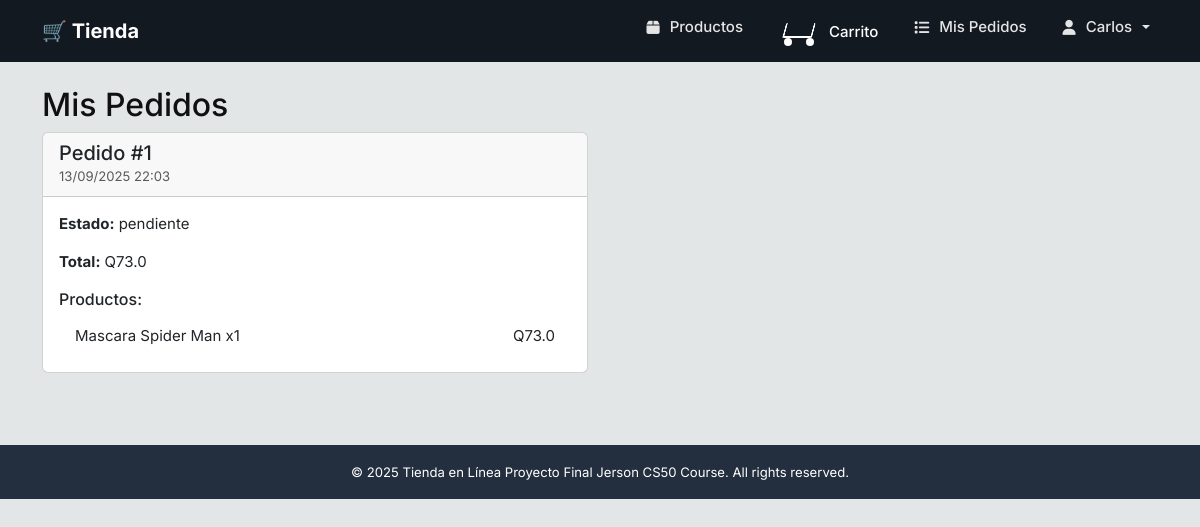
Before: /pedidos (signed in) with the older database file.
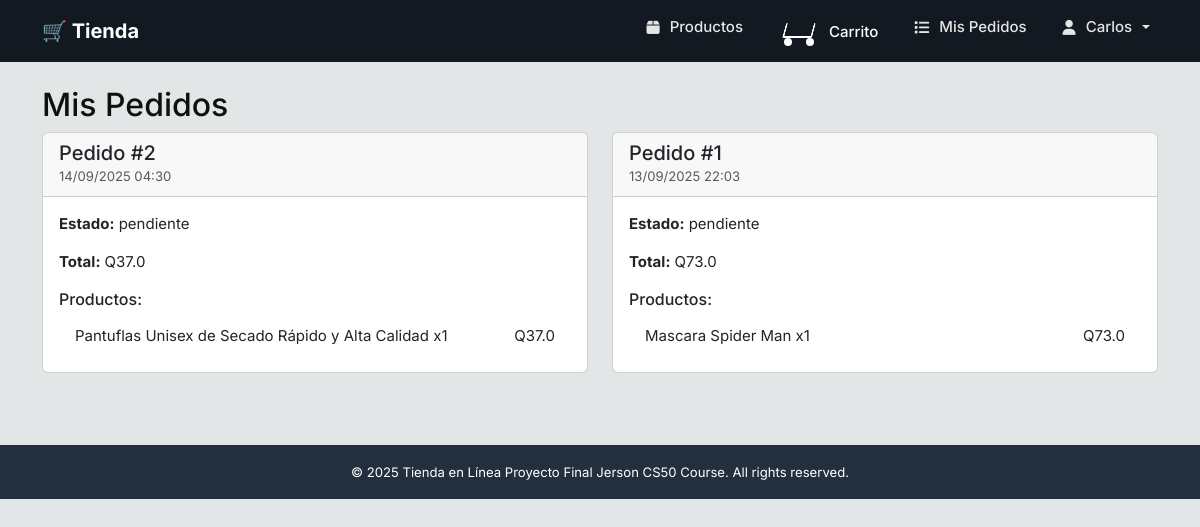
After: the same page with the newer database file.
### models/models.py (models this page shows)
class Usuario(db.Model, UserMixin):  # 👈 hereda de UserMixin
    id = db.Column(db.Integer, primary_key=True)
    nombre = db.Column(db.String(100), nullable=False)
    email = db.Column(db.String(100), unique=True, nullable=False)
    password = db.Column(db.String(200), nullable=False)  # idealmente debería ser hash
    rol = db.Column(db.String(10), default='cliente')  # cliente | admin

class Pedido(db.Model):
    id = db.Column(db.Integer, primary_key=True)
    usuario_id = db.Column(db.Integer, db.ForeignKey('usuario.id'), nullable=True)
    email_cliente = db.Column(db.String(120))  # para invitados
    fecha = db.Column(db.DateTime, server_default=db.func.now())
    estado = db.Column(db.String(20), default='pendiente')  # pendiente | entregado
    total = db.Column(db.Float, nullable=False)
    items = db.relationship('OrderItem', backref='pedido', lazy=True)

class OrderItem(db.Model):
    id = db.Column(db.Integer, primary_key=True)
    pedido_id = db.Column(db.Integer, db.ForeignKey('pedido.id'), nullable=False)
    producto_id = db.Column(db.Integer, db.ForeignKey('producto.id'), nullable=False)
    cantidad = db.Column(db.Integer, nullable=False)
    precio_unitario = db.Column(db.Float, nullable=False)
    producto = db.relationship('Producto')

class Producto(db.Model):
    id = db.Column(db.Integer, primary_key=True)
    nombre = db.Column(db.String(100), nullable=False)
    descripcion = db.Column(db.Text)
    precio = db.Column(db.Float, nullable=False)
    imagen_url = db.Column(db.String(200))
    categoria_id = db.Column(db.Integer, db.ForeignKey('categoria.id'))
    stock = db.Column(db.Integer, nullable=False, default=0)

### routes/carrito.py (the view)
@carrito_bp.route('/pedidos')
@login_required
def ver_pedidos():
    pedidos = Pedido.query.filter_by(usuario_id=current_user.id).order_by(Pedido.fecha.desc()).all()
    return render_template('pedidos.html', pedidos=pedidos)

### templates/pedidos.html (shortened to what this page needs)
{% extends "base.html" %}
{% block content %}
<h2>Mis Pedidos</h2>
{% if pedidos %}
  <div class="row">
    {% for pedido in pedidos %}
      <div class="col-md-6 mb-4">
        <div class="card">
          <div class="card-header">
            <h5 class="card-title mb-0">Pedido #{{ pedido.id }}</h5>
            <small class="text-muted">{{ pedido.fecha.strftime('%d/%m/%Y %H:%M') }}</small>
          </div>
          <div class="card-body">
            <p><strong>Estado:</strong> {{ pedido.estado }}</p>
            <p><strong>Total:</strong> Q{{ pedido.total }}</p>
            <h6>Productos:</h6>
            <ul class="list-group list-group-flush">
              {% for item in pedido.items %}
                <li class="list-group-item d-flex justify-content-between">
                  <div>{{ item.producto.nombre }} x{{ item.cantidad }}</div>
                  <div>Q{{ item.precio_unitario * item.cantidad }}</div>
                </li>
              {% endfor %}
            </ul>
          </div>
        </div>
      </div>
    {% endfor %}
  </div>
{% else %}
  <p class="text-center">Aún no has realizado ningún pedido.</p>
  <a href="{{ url_for('productos.listar_productos') }}" class="btn btn-primary">Ver Productos</a>
{% endif %}
{% endblock %}

### templates/base.html (shortened to what this page needs)
<!doctype html>
<html lang="es">
<head>
  <link href="https://cdn.jsdelivr.net/npm/bootstrap@5.3.3/dist/css/bootstrap.min.css" rel="stylesheet">
  <link rel="stylesheet" href="https://cdnjs.cloudflare.com/ajax/libs/font-awesome/6.4.0/css/all.min.css">
  <link rel="stylesheet" href="{{ url_for('static', filename='css/style.css') }}">
</head>
<body>
<nav class="navbar navbar-expand-lg navbar-dark bg-dark">
  <div class="container">
    <a class="navbar-brand" href="{{ url_for('home') }}">🛒 Tienda</a>
    <div class="collapse navbar-collapse" id="navbarNav">
       <ul class="navbar-nav ms-auto">
         <li class="nav-item"><a class="nav-link" href="{{ url_for('productos.listar_productos') }}"><i class="fas fa-box me-1"></i>Productos</a></li>
         <li class="nav-item">
           {% set total_items = session.carrito | sum(attribute='cantidad') if session.get('carrito') else 0 %}
           <a class="nav-link nav-cart d-flex align-items-center" href="{{ url_for('carrito.ver_carrito') }}">
             <div class="cart-icon me-1">
               <span class="rueda left"></span>
               <span class="rueda right"></span>
             </div>
             <span class="cart-label">Carrito</span>
           </a>
         </li>
         {% if current_user is defined and current_user.is_authenticated %}
           <li class="nav-item"><a class="nav-link" href="{{ url_for('carrito.ver_pedidos') }}"><i class="fas fa-list me-1"></i>Mis Pedidos</a></li>
           <li class="nav-item dropdown">
             <a class="nav-link dropdown-toggle" href="#" id="userDropdown" role="button" data-bs-toggle="dropdown" aria-expanded="false">
               <i class="fas fa-user me-1"></i>{{ current_user.nombre }}
             </a>
           </li>
         {% else %}
           <li class="nav-item"><a class="nav-link" href="{{ url_for('auth.login') }}"><i class="fas fa-sign-in-alt me-1"></i>Iniciar sesión</a></li>
           <li class="nav-item"><a class="nav-link" href="{{ url_for('auth.registro') }}"><i class="fas fa-user-plus me-1"></i>Registrarse</a></li>
         {% endif %}
       </ul>
     </div>
  </div>
</nav>
<div class="container mt-4">
  {% block content %}{% endblock %}
</div>
<footer class="bg-dark text-white text-center py-3 mt-5">
  <small>&copy; 2025 Tienda en Línea Proyecto Final Jerson CS50 Course. All rights reserved.
  </small>
</footer>
</body>
</html>

### static/css/style.css (style rules this page uses)
:root { --bg-page: #e3e6e6; --card: #ffffff; --text: #0f1111; --muted: #565959; --accent: #ff9900; --accent-dark: #cc7a00; --primary: #0d6efd; }
html, body { height: 100%; }
body { background: var(--bg-page); color: var(--text); -webkit-font-smoothing: antialiased; -moz-osx-font-smoothing: grayscale; }
.navbar-dark.bg-dark { background: #131921 !important; }
.navbar-brand { font-weight: 700; }
.container .card, .product-card { background: var(--card); }
footer.bg-dark { background: #232f3e !important; }
.nav-cart { color: #fff !important; }
.nav-cart .cart-label { color: #fff; line-height: 1; }
.cart-icon { position: relative; width: 40px; height: 30px; }
.cart-icon::before { content: ""; position: absolute; width: 30px; height: 15px; border: 2px solid #ffffff; border-top: none; transform: skew(-15deg); bottom: 8px; left: 5px; border-radius: 2px; }
.rueda { position: absolute; bottom: 0; width: 8px; height: 8px; background: #ffffff; border-radius: 50%; }
.rueda.left { left: 5px; }
.rueda.right { right: 5px; }
body { font-family: 'Inter', system-ui, -apple-system, "Segoe UI", Roboto, Helvetica, Arial, "Apple Color Emoji","Segoe UI Emoji"; font-size: 15px; }
.navbar-nav { gap: 18px; }
.navbar-nav .nav-link { color: #e5e5e5 !important; padding: 8px 10px; display: flex; align-items: center; gap: 6px; font-weight: 500; }
.navbar-nav { gap: 20px; }
.navbar-nav .nav-link { display: inline-flex; align-items: center; gap: 6px; }

Changed rows visible on the page:
added Pedido: id "2", fecha "14/09/2025 04:30", estado "pendiente", total "37.0"
added OrderItem: producto.nombre "Pantuflas Unisex de Secado Rápido y Alta Calidad", cantidad "1", item.precio_unitario*item.cantidad "37.0", shown under "2"
